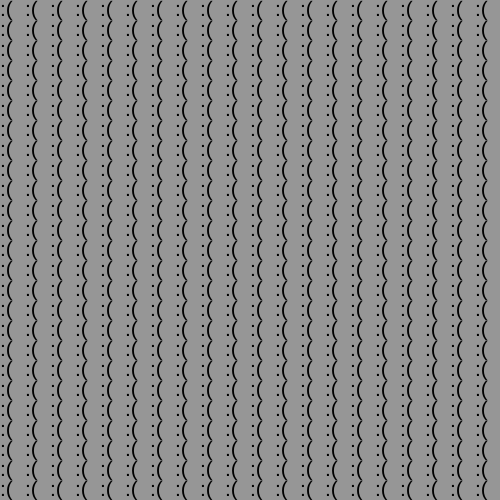
Frame 1 (no input)
Frame 60 (no input): identical to frame 1, image omitted
Frame 120 (the mouse pressed at the canvas centre since frame 60): identical to frame 1, image omitted

The p5.js sketch that drew this single still picture (run headless with seeded random() and noise() and a simulated clock; from frame 60 on, the mouse is pressed at the canvas centre):

// p5.js sketch
// ── sketch.js
function setup() {
  createCanvas(500, 500);
  
}

function draw() {
  background(150);
  for (let j = 0; j <= height; j += 20){
    for (let i = 0; i <= width; i += 25){
      textSize(21);
      text(":(", i, j, 20, 20);

    }
    
  }
}
